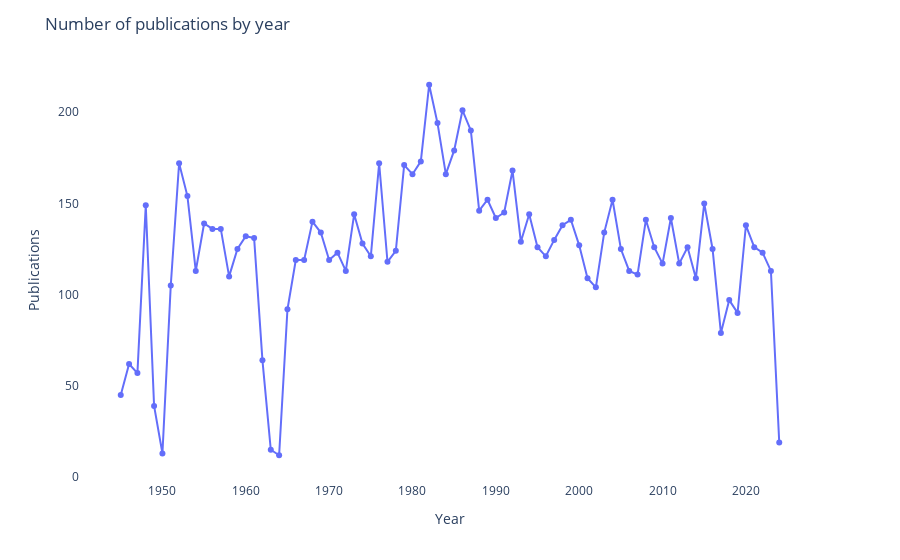

This figure's notebook cell:
### Code cell
data_counts=df.groupby(['publication_year'])['title'].count()
fig = px.line(data_counts,markers=True).update_layout(xaxis_title="Year",yaxis_title="Publications",title="Number of publications by year",
                                         showlegend=False)

fig.update_layout(plot_bgcolor='white',xaxis=dict(showline=True))

### Figure 1 — Plotly figure (JSON) as saved in the notebook; plotly's stock layout.template omitted (floating-point values rounded to 4 significant figures)
{"data": [{"hovertemplate": "variable=title<br>publication_year=%{x}<br>value=%{y}<extra></extra>", "legendgroup": "title", "line": {"color": "#636efa", "dash": "solid"}, "marker": {"symbol": "circle"}, "mode": "markers+lines", "name": "title", "orientation": "v", "showlegend": true, "type": "scatter", "x": [1945, 1946, 1947, 1948, 1949, 1950, 1951, 1952, 1953, 1954, 1955, 1956, 1957, 1958, 1959, 1960, 1961, 1962, 1963, 1964, 1965, 1966, 1967, 1968, 1969, 1970, 1971, 1972, 1973, 1974, 1975, 1976, 1977, 1978, 1979, 1980, 1981, 1982, 1983, 1984, 1985, 1986, 1987, 1988, 1989, 1990, 1991, 1992, 1993, 1994, 1995, 1996, 1997, 1998, 1999, 2000, 2001, 2002, 2003, 2004, 2005, 2006, 2007, 2008, 2009, 2010, 2011, 2012, 2013, 2014, 2015, 2016, 2017, 2018, 2019, 2020, 2021, 2022, 2023, 2024], "xaxis": "x", "y": [45, 62, 57, 149, 39, 13, 105, 172, 154, 113, 139, 136, 136, 110, 125, 132, 131, 64, 15, 12, 92, 119, 119, 140, 134, 119, 123, 113, 144, 128, 121, 172, 118, 124, 171, 166, 173, 215, 194, 166, 179, 201, 190, 146, 152, 142, 145, 168, 129, 144, 126, 121, 130, 138, 141, 127, 109, 104, 134, 152, 125, 113, 111, 141, 126, 117, 142, 117, 126, 109, 150, 125, 79, 97, 90, 138, 126, 123, 113, 19], "yaxis": "y"}], "layout": {"legend": {"title": {"text": "variable"}, "tracegroupgap": 0}, "margin": {"t": 60}, "plot_bgcolor": "white", "showlegend": false, "title": {"text": "Number of publications by year"}, "xaxis": {"anchor": "y", "domain": [0, 1], "showline": true, "title": {"text": "Year"}}, "yaxis": {"anchor": "x", "domain": [0, 1], "title": {"text": "Publications"}}}}
